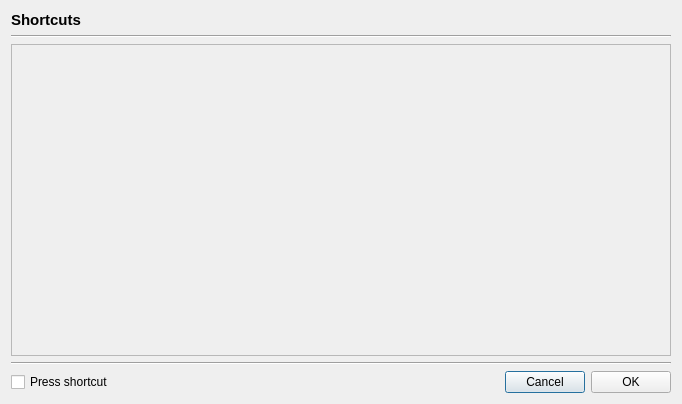
<?xml version="1.0" encoding="UTF-8"?>
<ui version="4.0">
 <class>GUI_Shortcuts</class>
 <widget class="QDialog" name="GUI_Shortcuts">
  <property name="geometry">
   <rect>
    <x>0</x>
    <y>0</y>
    <width>682</width>
    <height>404</height>
   </rect>
  </property>
  <property name="windowTitle">
   <string>Shortcuts</string>
  </property>
  <layout class="QGridLayout" name="gridLayout">
   <item row="0" column="0">
    <widget class="QLabel" name="lab_title">
     <property name="font">
      <font>
       <pointsize>11</pointsize>
       <weight>75</weight>
       <bold>true</bold>
      </font>
     </property>
     <property name="focusPolicy">
      <enum>Qt::ClickFocus</enum>
     </property>
     <property name="text">
      <string>Shortcuts</string>
     </property>
    </widget>
   </item>
   <item row="4" column="0">
    <layout class="QHBoxLayout" name="horizontalLayout">
     <item>
      <widget class="QCheckBox" name="cb_test">
       <property name="text">
        <string>Press shortcut</string>
       </property>
      </widget>
     </item>
     <item>
      <spacer name="horizontalSpacer">
       <property name="focusPolicy">
        <enum>Qt::ClickFocus</enum>
       </property>
       <property name="orientation">
        <enum>Qt::Horizontal</enum>
       </property>
       <property name="sizeHint" stdset="0">
        <size>
         <width>40</width>
         <height>20</height>
        </size>
       </property>
      </spacer>
     </item>
     <item>
      <widget class="QPushButton" name="btn_cancel">
       <property name="focusPolicy">
        <enum>Qt::ClickFocus</enum>
       </property>
       <property name="text">
        <string>Cancel</string>
       </property>
      </widget>
     </item>
     <item>
      <widget class="QPushButton" name="btn_ok">
       <property name="focusPolicy">
        <enum>Qt::ClickFocus</enum>
       </property>
       <property name="text">
        <string>OK</string>
       </property>
      </widget>
     </item>
    </layout>
   </item>
   <item row="2" column="0">
    <widget class="QScrollArea" name="scrollArea">
     <property name="widgetResizable">
      <bool>true</bool>
     </property>
     <widget class="QWidget" name="scrollAreaWidgetContents">
      <property name="geometry">
       <rect>
        <x>0</x>
        <y>0</y>
        <width>664</width>
        <height>315</height>
       </rect>
      </property>
      <layout class="QGridLayout" name="gridLayout_2">
       <item row="0" column="0">
        <layout class="QVBoxLayout" name="layout_entries"/>
       </item>
      </layout>
     </widget>
    </widget>
   </item>
   <item row="1" column="0">
    <widget class="Line" name="line">
     <property name="focusPolicy">
      <enum>Qt::ClickFocus</enum>
     </property>
     <property name="orientation">
      <enum>Qt::Horizontal</enum>
     </property>
    </widget>
   </item>
   <item row="3" column="0">
    <widget class="Line" name="line_2">
     <property name="orientation">
      <enum>Qt::Horizontal</enum>
     </property>
    </widget>
   </item>
  </layout>
 </widget>
 <resources/>
 <connections/>
</ui>
